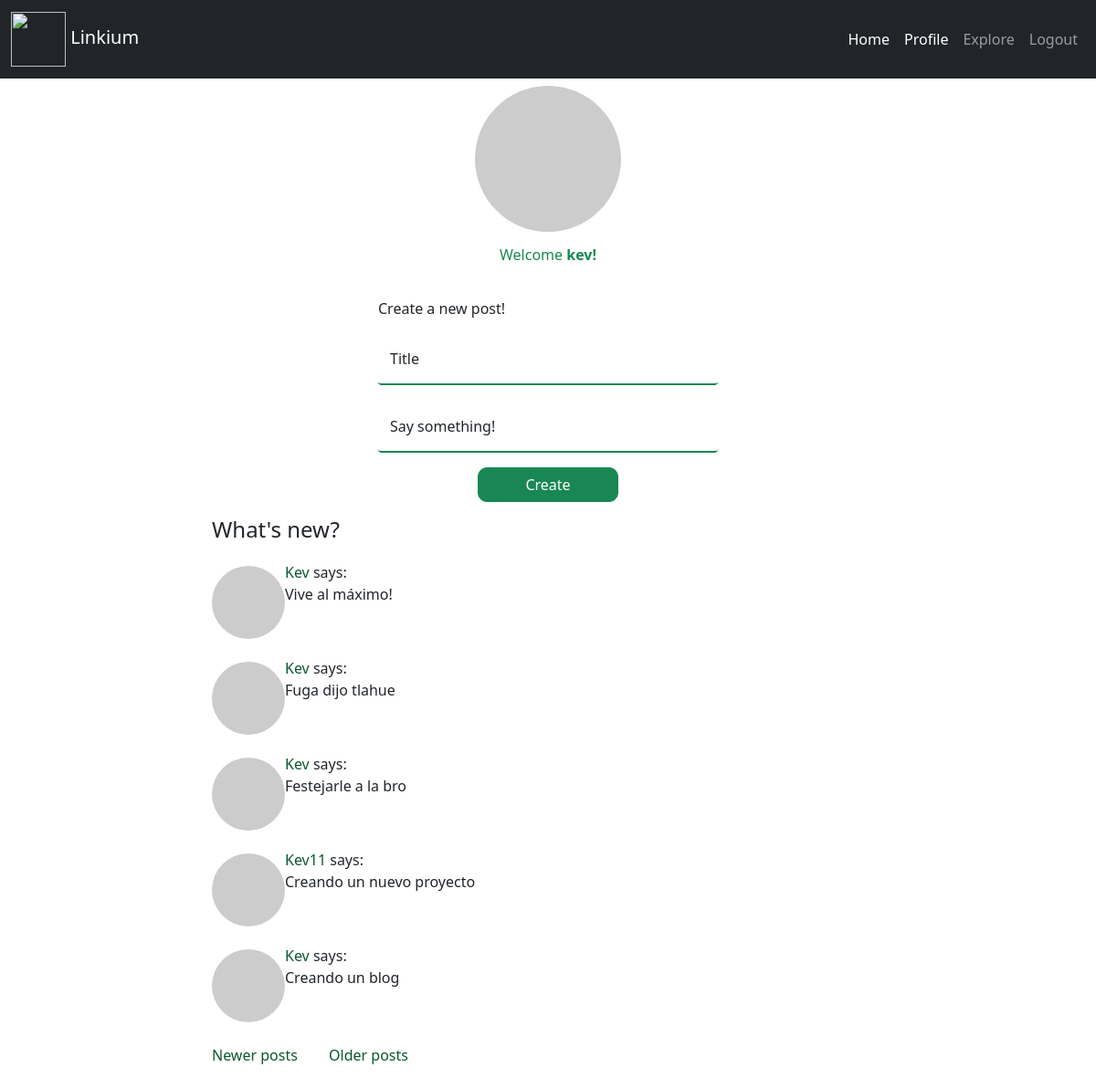
The app's page /index?page=2 (signed in) with its own data.
### app/models.py (models this page shows, shortened)
class User(db.Model, UserMixin):
    __tablename__ = "users"
    id = db.Column(db.Integer(), primary_key=True)
    username = db.Column(db.String(50), unique=True, index=True)
    email = db.Column(db.String(100), unique=True, index=True)
    password = db.Column(db.String(255))
    posts = db.relationship('Posts', backref='author', lazy='dynamic')
    about_me = db.Column(db.String(255))
    last_seen = db.Column(db.DateTime(), default=datetime.utcnow)
    followed = db.relationship(
        'User', secondary=followers,
        primaryjoin=(followers.c.follower_id == id),
        secondaryjoin=(followers.c.followed_id == id),
        backref=db.backref('followers', lazy='dynamic'), lazy='dynamic')
    def avatar(self, size):
        digest = md5(self.email.lower().encode("utf-8")).hexdigest()
        return 'https://www.gravatar.com/avatar/{}?d=identicon&s={}'.format(
            digest, size)
    def followed_posts(self):
        posts_from_followed = Posts.query.join(
            followers, (followers.c.followed_id == Posts.user_id)).filter(
                followers.c.follower_id == self.id)
        posts_own = Posts.query.filter_by(user_id = self.id)
        return posts_from_followed.union(posts_own).order_by(Posts.timestamp.desc())
    @login.user_loader
    def load_user(id):
        return User.query.get(int(id))

class Posts(db.Model):
    __tablename__= "posts"
    id = db.Column(db.Integer(), primary_key=True)
    title = db.Column(db.String(200))
    body = db.Column(db.String(255))
    timestamp = db.Column(db.DateTime(), index=True, default=datetime.utcnow)
    user_id = db.Column(db.Integer(), db.ForeignKey("users.id"))

### app/routes.py (the view)
@app.route('/', methods=["GET", "POST"])
@app.route('/index', methods=["GET", "POST"])
@login_required
def index():
    form = NewPostForm()
    if form.validate_on_submit():
        post = Posts(title=form.title.data, body=form.body.data, author=current_user)
        db.session.add(post)
        db.session.commit()
        flash('New post created!', 'success')
        return redirect(url_for('index'))
    page = request.args.get('page', 1, type=int)
    posts = current_user.followed_posts().paginate(
        page, app.config['POSTS_PER_PAGE'], False)
    next_url = url_for('index', page=posts.next_num) \
        if posts.has_next else None
    prev_url = url_for('index', page=posts.prev_num) \
        if posts.has_prev else None
    return render_template('index.html', title="Home", posts=posts.items, form=form, next_url=next_url, prev_url=prev_url)

### app/forms.py
class NewPostForm(FlaskForm):
    title = StringField(label="Title", validators=[DataRequired()])
    body = TextAreaField(label="Say something!", validators=[DataRequired(), Length(min=1, max=255)])
    submit = SubmitField('Create')

### app/routes.py (called while the page is built)
@app.before_request
def before_request():
    if current_user.is_authenticated:
        current_user.last_seen = datetime.utcnow()
        db.session.commit()

### app/templates/index.html (shortened to what this page needs)
{% extends "base.html" %}
{% block content %}
    <div class="row">
        <div class="col">
                <img src="{{ current_user.avatar(128) }}" class="mt-2 avatar rounded-circle" alt="...">
                <div class="text-center m-3 text-success">
                    <h6>Welcome <strong> {{ current_user.username }}!</strong></h6>
                </div>
            <div class="d-grid gap-2 col-4 mx-auto">
                <h6 class="mt-4">Create a new post!</h6>
                <form action="" method="post">
                    <div class="form-floating mb-3">
                        {{ form.title(class='form-control border-0 border-bottom border border-2 border-success', placeholder='type a title') }}
                        <label for="floatingInput">Title</label>
                    </div>
                    <div class="form-floating">
                        {{ form.body(class='form-control border-0 border-bottom border border-2 border-success', placeholder='type a title', style='resize:none;') }}
                        <label for="floatingPassword">Say something!</label>
                    </div>
                    <div class="d-grid gap-2 col-6 mx-auto">
                        {{ form.submit(class='btn btn-success btn-create') }}
                      </div>
                </form>
            </div>
        </div>
    </div>
    <div class="row">
        <div class="col-lg-6 offset-lg-2">
            <h4>What's new?</h4>
            {% for post in posts %}
                <div class="post-container">
                    <div class="post-thumb-post"><img class="rounded-circle" src="{{ post.author.avatar(36) }}" /></div>
                    <div class="post-content">
                        <td><a class="nav-profile" href="{{ url_for('profile', username=post.author.username) }}">
                            {{ post.author.username }}</a> says:<br>{{ post.body }}</td>
                    </div>
                </div>
            {% endfor %}
            <div class="mt-4 mb-4">
                {% if prev_url %}
                <a class="nav-posts" href="{{ prev_url }}">Newer posts</a>
                {% endif %}
                {% if next_url %}
                <a class="nav-posts" href="{{ next_url }}">Older posts</a>
                {% endif %}
            </div>
        </div>
    </div>
{% endblock %}

### app/templates/index.html (style rules this page uses)
.avatar { height: 10rem; width: 10rem; display: block; margin: auto; }
.btn-create { margin: 1rem; border-radius: 10px; }
.post-container { margin: 20px 20px 0 0; overflow: auto; }
.post-thumb-post { float: left; }
.post-thumb-post img { display: block; margin-top: 5px; }
.post-content { margin-left: 50px; }
.nav-profile { text-decoration: none; color: rgb(10, 88, 45); text-transform: capitalize; transition: transform 0.2s ease-in-out; }
.nav-posts { text-decoration: none; color: rgb(10, 88, 45); transition: transform 0.2s ease-in-out; margin: 30px 30px 30px 0; }

### records on screen
User: username "kev"
Posts: author.username "Kev", body "Vive al máximo!"
Posts: author.username "Kev", body "Fuga dijo tlahue"
Posts: author.username "Kev", body "Festejarle a la bro"
Posts: author.username "Kev11", body "Creando un nuevo proyecto"
Posts: author.username "Kev", body "Creando un blog"
